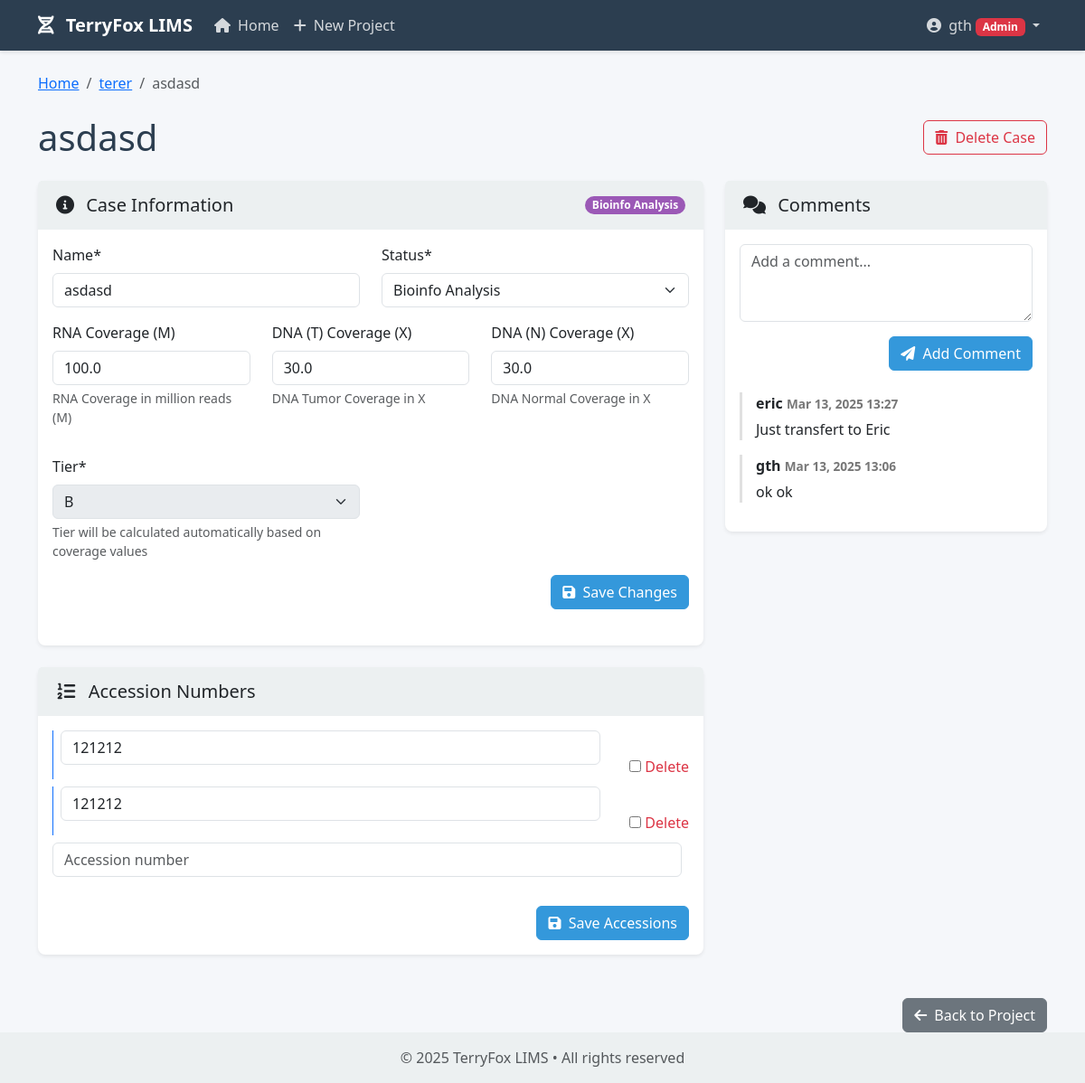
/cases/3/ (signed in), run on an earlier commit of the app's database.
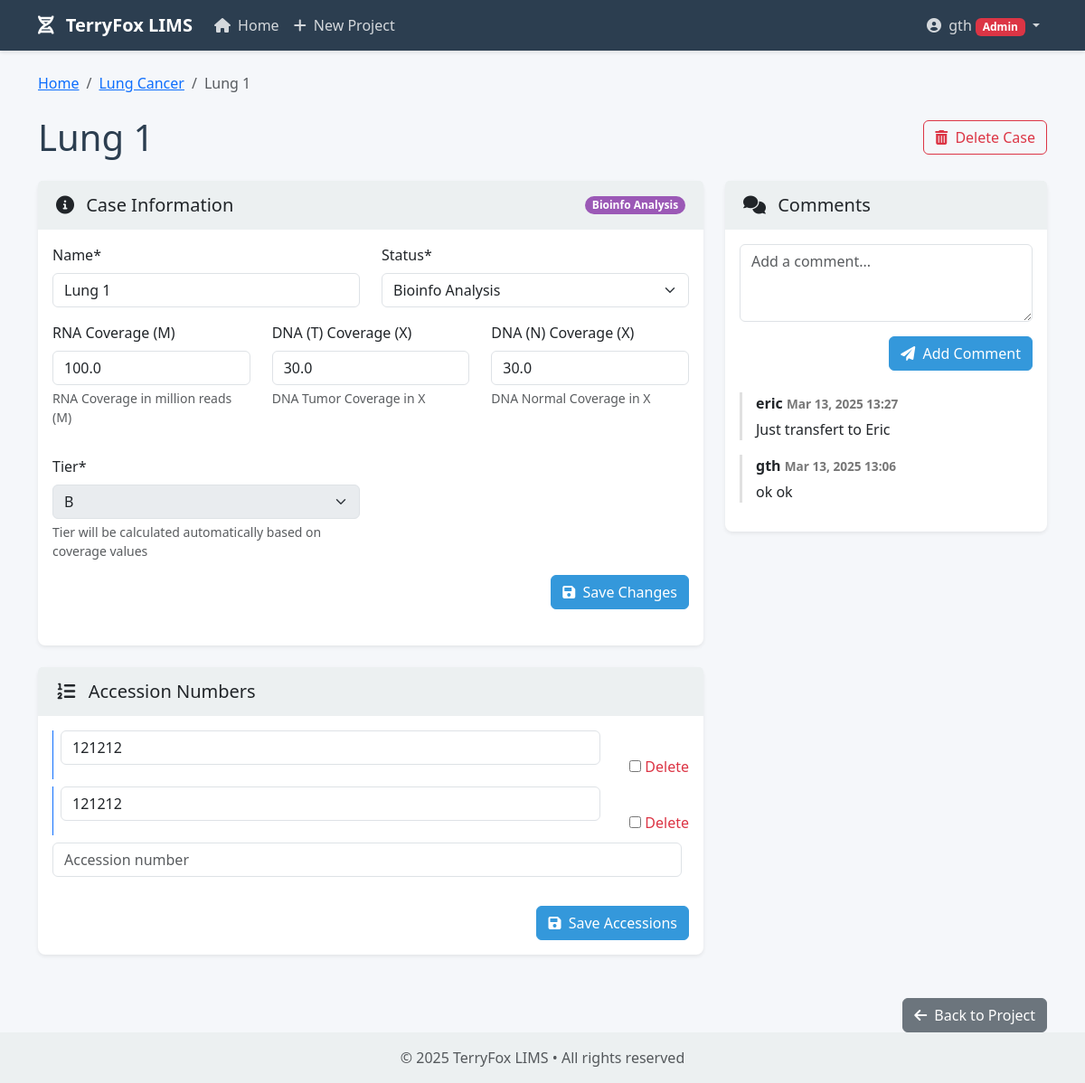
And on a later commit of the database.
### core/models.py (models this page shows, shortened)
class Project(models.Model):
    name = models.CharField(max_length=255)
    description = models.TextField(blank=True)
    created_at = models.DateTimeField(auto_now_add=True)
    updated_at = models.DateTimeField(auto_now=True)
    created_by = models.ForeignKey(User, on_delete=models.CASCADE, related_name='created_projects')

class Case(models.Model):
    STATUS_SEQUENCED = 'sequenced'
    STATUS_TRANSFERRED = 'transferred_to_nfl'
    STATUS_BIOINFO = 'bioinfo_analysis'
    STATUS_COMPLETED = 'completed'
    STATUS_CHOICES = [
        (STATUS_SEQUENCED, _('Sequenced')),
        (STATUS_TRANSFERRED, _('Transferred to NFL')),
        (STATUS_BIOINFO, _('Bioinfo Analysis')),
        (STATUS_COMPLETED, _('Completed')),
    ]
    TIER_A = 'A'
    TIER_B = 'B'
    TIER_FA = 'FAIL'
    TIER_CHOICES = [
        (TIER_A, _('A')),
        (TIER_B, _('B')),
        (TIER_FA, _('FAIL')),
    ]
    project = models.ForeignKey(Project, on_delete=models.CASCADE, related_name='cases')
    name = models.CharField(max_length=255)
    status = models.CharField(max_length=50, choices=STATUS_CHOICES, default=STATUS_SEQUENCED)
    rna_coverage = models.FloatField(null=True, blank=True, verbose_name=_('RNA Coverage (M)'))
    dna_t_coverage = models.FloatField(null=True, blank=True, verbose_name=_('DNA (T) Coverage (X)'))
    dna_n_coverage = models.FloatField(null=True, blank=True, verbose_name=_('DNA (N) Coverage (X)'))
    tier = models.CharField(max_length=4, choices=TIER_CHOICES, default=TIER_A)
    created_at = models.DateTimeField(auto_now_add=True)
    updated_at = models.DateTimeField(auto_now=True)

### core/views.py (the view, shortened to what this page needs)
# urls.py: path('cases/<int:case_id>/', views.case_detail, name='case_detail'),
@login_required
def case_detail(request, case_id):
    case = get_object_or_404(Case, id=case_id)
    comments = case.comments.all().order_by('-created_at')
    accessions = case.accessions.all()
    can_edit = request.user.groups.filter(name='Bioinformatician').exists() or request.user.is_superuser
    comment_form = None
    case_form = None
    accession_formset = None
    if can_edit:
        if comment_form is None:
            comment_form = CommentForm()
        if case_form is None:
            case_form = CaseForm(instance=case)
        if accession_formset is None:
            accession_formset = AccessionFormSet(instance=case)
    return render(request, 'core/case_detail.html', {
        'case': case,
        'project': case.project,
        'comments': comments,
        'accessions': accessions,
        'can_edit': can_edit,
        'comment_form': comment_form,
        'case_form': case_form,
        'accession_formset': accession_formset,
    })

### core/forms.py
class CommentForm(forms.ModelForm):
    class Meta:
        model = Comment
        fields = ['text']
        widgets = {
            'text': forms.Textarea(attrs={'class': 'form-control', 'rows': 3, 'placeholder': _('Add a comment...')}),
        }
        labels = {
            'text': '',
        }

### templates/core/case_detail.html (shortened to what the changed rows need)
{% extends 'base.html' %}
{% load crispy_forms_tags %}
{% block content %}
<nav aria-label="breadcrumb" class="mb-4">
    <ol class="breadcrumb">
        <li class="breadcrumb-item"><a href="{% url 'home' %}">Home</a></li>
        <li class="breadcrumb-item"><a href="{% url 'project_detail' project_id=project.id %}">{{ project.name }}</a></li>
        <li class="breadcrumb-item active">{{ case.name }}</li>
    </ol>
</nav>
<div class="d-flex justify-content-between align-items-center mb-4">
    <h1 class="mb-0">{{ case.name }}</h1>
    <div>
        {% if can_edit %}
        <a href="{% url 'case_delete' case_id=case.id %}" class="btn btn-outline-danger">
        </a>
        {% endif %}
    </div>
</div>
<div class="row">
    <div class="col-lg-8 mb-4">
        <div class="card shadow-sm mb-4">
            <div class="card-header">
                <div class="d-flex justify-content-between align-items-center">
                    <h5 class="mb-0"><i class="fas fa-info-circle me-2"></i> Case Information</h5>
                    <span class="badge badge-{{ case.status }} rounded-pill">{{ case.get_status_display }}</span>
                </div>
            </div>
            <div class="card-body">
                {% if can_edit %}
                <form method="post" class="mb-4">
                    <div class="row">
                        <div class="col-md-6">
                            {{ case_form.name|as_crispy_field }}
                        </div>
                        <div class="col-md-6">
                            {{ case_form.status|as_crispy_field }}
                        </div>
                    </div>
                    <div class="row mb-3">
                        <div class="col-md-4">
                            {{ case_form.rna_coverage|as_crispy_field }}
                        </div>
                        <div class="col-md-4">
                            {{ case_form.dna_t_coverage|as_crispy_field }}
                        </div>
                        <div class="col-md-4">
                            {{ case_form.dna_n_coverage|as_crispy_field }}
                        </div>
                    </div>
                    <div class="row">
                        <div class="col-md-6">
                            {{ case_form.tier|as_crispy_field }}
                        </div>
                    </div>
                    <div class="text-end">
                        <button type="submit" class="btn btn-primary">
                            <i class="fas fa-save me-1"></i> Save Changes
                        </button>
                    </div>
                </form>
                {% endif %}
            </div>
        </div>
    </div>
</div>
{% endblock %}

What changed in the data, as far as the page shows it:
changed Project: name "terer" → "Lung Cancer"
changed Case "Bioinfo Analysis": name "asdasd" → "Lung 1"
